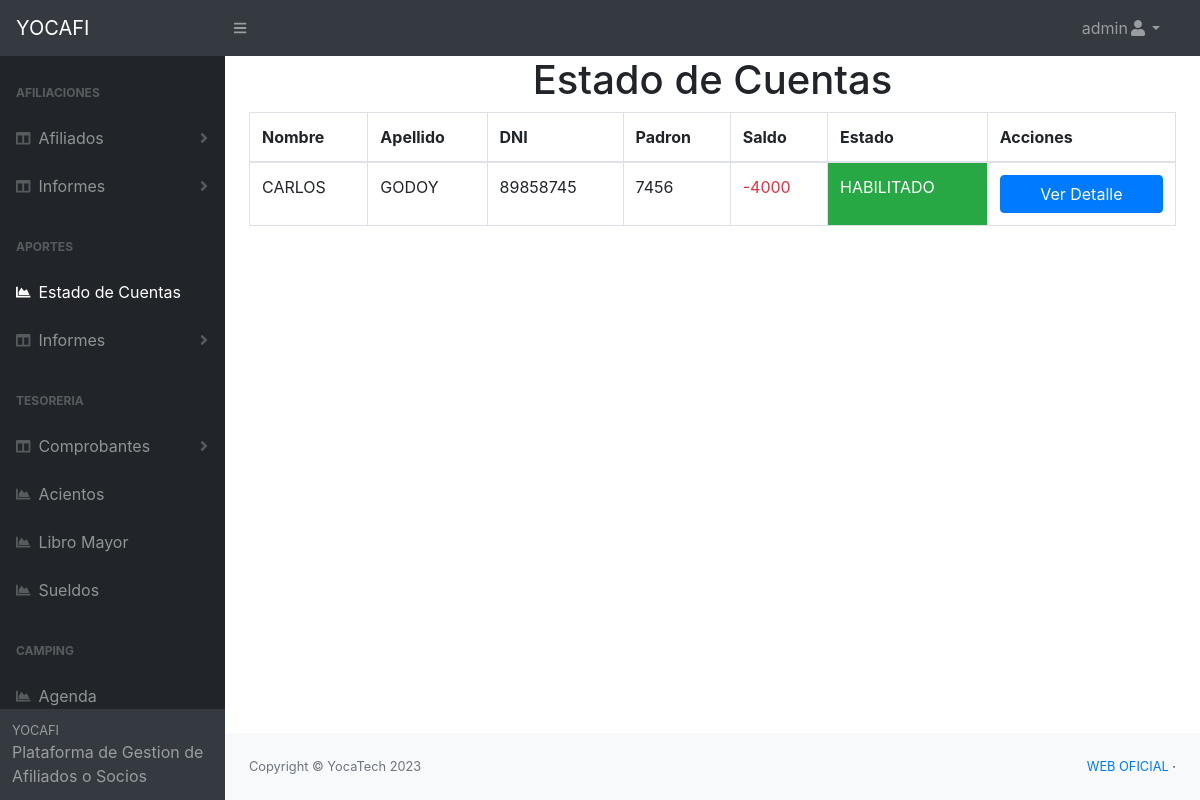
The app's page /pages/estados_cuentas.php (signed in), older data.
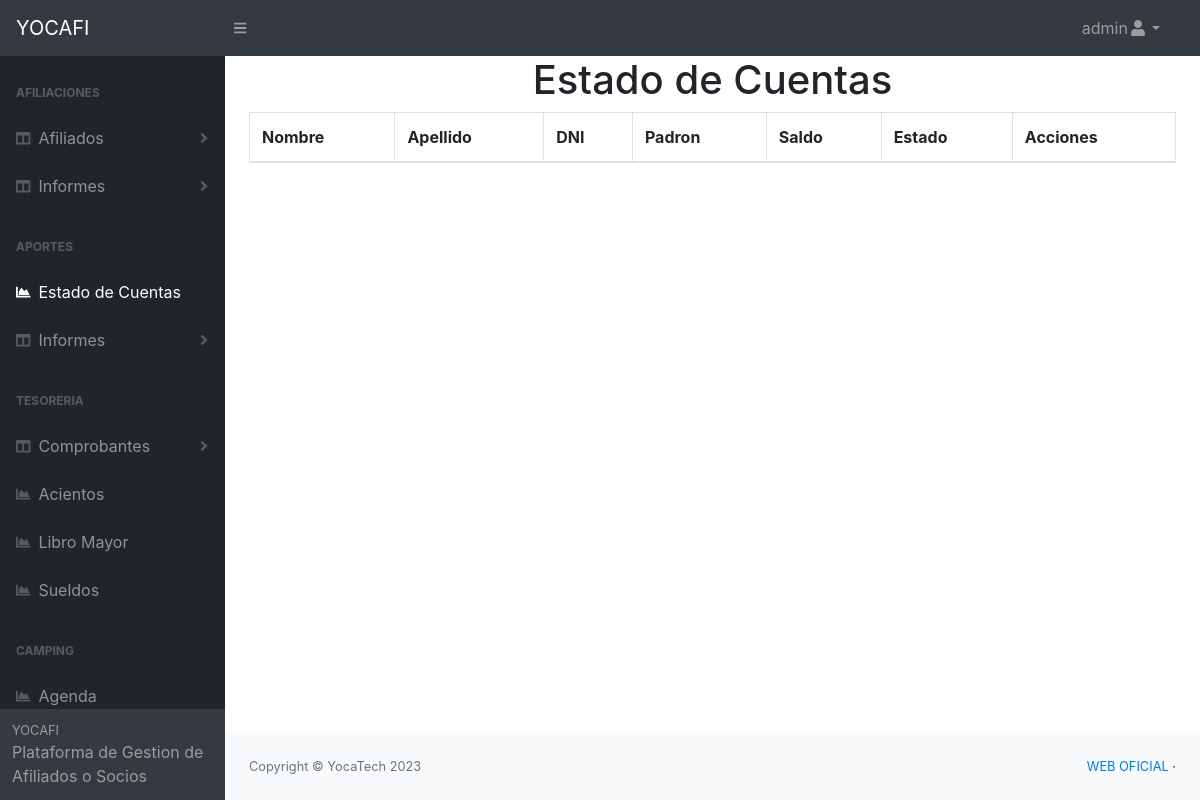
The same page, newer data.
### tables this page shows
CREATE TABLE `aportes` (
  `id` int(11) NOT NULL,
  `id_titular` int(11) NOT NULL,
  `concepto` text DEFAULT NULL,
  `descripcion` text DEFAULT NULL,
  `deuda` int(11) DEFAULT NULL,
  `pago` int(11) DEFAULT NULL,
  `saldo` int(11) NOT NULL,
  `fecha_carga` date NOT NULL DEFAULT current_timestamp(),
  `hora_carga` time NOT NULL DEFAULT current_timestamp(),
  `usuario_carga` varchar(50) NOT NULL
);

CREATE TABLE `afiliado_titular` (
  `id` int(11) NOT NULL,
  `nombre` text NOT NULL,
  `apellido` text NOT NULL,
  `dni` text NOT NULL,
  `fecha_nacimiento` date NOT NULL,
  `domicilio` text NOT NULL,
  `telefono` text NOT NULL,
  `email` text DEFAULT NULL,
  `departamento` text NOT NULL,
  `estado_civil` text NOT NULL,
  `genero` text NOT NULL,
  `tipo_socio` text NOT NULL,
  `servicio_salud` varchar(10) NOT NULL,
  `socio_vitalicio` varchar(10) NOT NULL,
  `padron` text NOT NULL,
  `sector_laboral` text NOT NULL,
  `fecha_carga` date DEFAULT NULL,
  `hora_carga` time DEFAULT NULL,
  `usuario_carga` text NOT NULL,
  `estado` text DEFAULT NULL,
  `fecha_estado` date DEFAULT NULL,
  `hora_estado` time DEFAULT NULL,
  `usuario_estado` text DEFAULT NULL,
  `fecha_baja` date DEFAULT NULL,
  `hora_baja` time DEFAULT NULL,
  `usuario_baja` text DEFAULT NULL,
  `fecha_edicion` date DEFAULT NULL,
  `hora_edicion` time DEFAULT NULL,
  `usuario_edita` text DEFAULT NULL
);

### pages/estados_cuentas.php (the view, shortened to what this page needs)
<?php
    require 'conexion.php';
    $sql = "SELECT afiliado_titular.*, aportes.*
    FROM afiliado_titular
    JOIN aportes ON afiliado_titular.id = aportes.id_titular
    JOIN (
        SELECT id_titular, MAX(id) AS ultimo_aporte
        FROM aportes
        GROUP BY id_titular
    ) AS ultimos_aportes ON aportes.id = ultimos_aportes.ultimo_aporte";
    $resultado = $mysqli->query($sql);
?>
<?php
    include "header.php";
?>
    <body class="sb-nav-fixed">
    <?php
    include "nav_principal.php";
    ?>
        <div id="layoutSidenav">
           <?php
           include "inc_nav.php";
           ?>
            <div id="layoutSidenav_content">
                <main>
                    <h1 class="text-center">Estado de Cuentas</h1>
    <div class="container">
       <div class="row">
           <div class="col-lg-12">
            <table id="example" class="table table-bordered  display nowrap" cellspacing="0" width="100%">
                <thead>
                    <tr>
                        <th>Nombre</th>
                        <th>Apellido</th>
                        <th>DNI</th>
                        <th>Padron</th>
                        <th>Saldo</th>
                        <th>Estado</th>
                        <th>Acciones</th>
                    </tr>
                </thead>
                <tbody>
                   <?php while ($row = $resultado->fetch_assoc()) { ?>
                    <tr>
                        <td><?php echo $row['nombre']; ?></td>
                        <td><?php echo $row['apellido']; ?></td>
                        <td><?php echo $row['dni']; ?></td>
                        <td><?php echo $row['padron']; ?></td>
                        <td class="<?php echo ($row['saldo'] < 0) ? 'text-danger' : 'text-success'; ?>">
    <?php echo $row['saldo']; ?>
</td>
<td class="<?php echo ($row['estado'] == 'HABILITADO' ) ? 'badge-success' : 'badge-danger'; ?>">
    <?php echo $row['estado']; ?></td>
                         <td><a href="ver_detalle.php?id=<?php echo $row['id_titular']; ?>"class='btn btn-primary col-12 mr-2'>Ver Detalle</a></td>
                    </tr>
                    <?php } ?>
                </tbody>
            </table>
           </div>
       </div>
    </div>
                </main>
                <?php
                    include "footer.php";
                ?>
            </div>
        </div>
    </body>
</html>

Row changes from the older to the newer data that the page shows:
removed aportes: id_titular.nombre "CARLOS", id_titular.apellido "GODOY", id_titular.dni "89858745", id_titular.padron "7456", saldo "-4000", id_titular.estado "HABILITADO"
